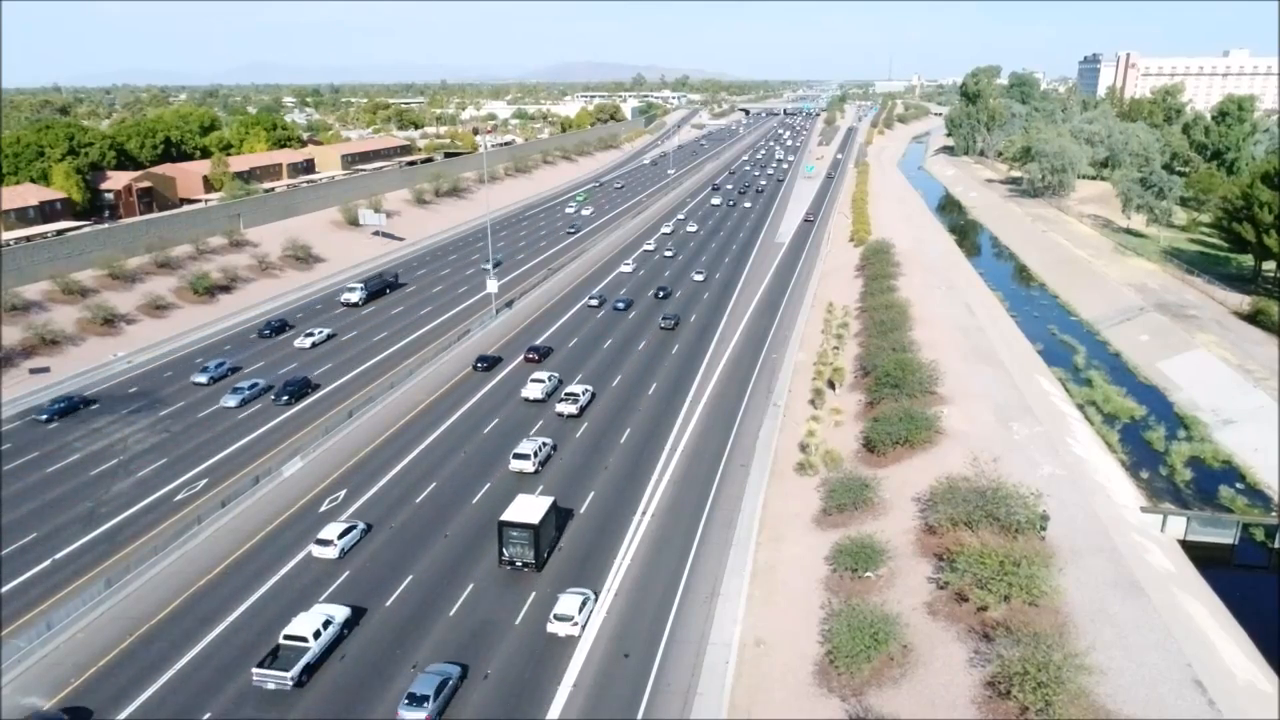
#> input picture frame 31 of sample1.mp4, 1280 x 720 px, given in place of sample17.mp4, which was not available
$ python car_dect_knn.py   (older library calls are emulated)
#> lines starting #> are read from the running program, lines starting #| are printed output that depends on the picture; pictures that were not available may be replaced by others from this repository, and a replacement may not be noted

import cv2
import numpy as np
from imutils.object_detection import non_max_suppression


class MoveDetection:

    def __init__(self, size_kernel=5, threshold=150, size_contour=10, overlap_threshold=0.1):
        self.back_object = cv2.createBackgroundSubtractorKNN()
        self.kernel = cv2.getStructuringElement(cv2.MORPH_RECT, (size_kernel, size_kernel))
        self.threshold = threshold
        self.CONTOUR_SIZE = size_contour
        self.OVERLAP_THRESHOLD = overlap_threshold

    def detect_cars(self, frame):

        # Getting background mask
        mask1 = self.back_object.apply(frame)
        mask2 = cv2.morphologyEx(mask1, cv2.MORPH_ELLIPSE, self.kernel)

        # Removing redundancy mask
        mask3 = cv2.threshold(mask2, self.threshold, 255, cv2.THRESH_BINARY)[1]
        mask = cv2.dilate(mask3, np.ones((20, 20), np.uint8), iterations=1)

        # Getting contours
        im2, contours, hierarchy = cv2.findContours(mask.copy(), cv2.RETR_TREE, cv2.CHAIN_APPROX_SIMPLE)

        # Merging contours
        rectangle = []
        for c in contours:
            (x, y, w, h) = cv2.boundingRect(c)
            if frame.shape[0]/2 > h > self.CONTOUR_SIZE and frame.shape[1]/2 > w > self.CONTOUR_SIZE:
                rectangle.append([x, y, x + w, y + h])

        rectangle = np.array(rectangle)
        pick = non_max_suppression(rectangle, probs=None, overlapThresh=self.OVERLAP_THRESHOLD)

        return mask, pick


if __name__ == '__main__':
    class_move = MoveDetection()
    cam = cv2.VideoCapture("Sample_video/sample17.mp4")
    while True:
        ret, frame = cam.read()
#> frame is the input picture: shape (720, 1280, 3); mean B, G, R 162.8, 163.2, 159
        frame = cv2.resize(frame, (720, 576))
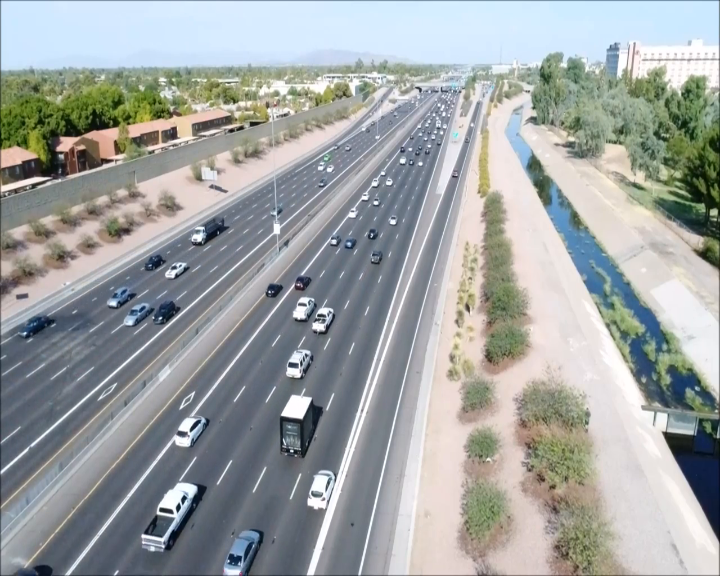
#> frame: shape (576, 720, 3); mean B, G, R 162.7, 163.1, 158.9

        mask, rect_list = class_move.detect_cars(frame)
#> in detect_cars, `mask1 = self.back_object.apply(frame)`: mask1: shape (576, 720); every value is 255
#> in detect_cars, `im2, contours, hierarchy = cv2.findContours(mask.copy(), cv2.RETR_TREE..`: contours = [[[0, 0], [0, 575], [719, 575], [719, 0]]]
#> the loop in detect_cars, `for c in contours:` made 1 pass
#> (c, x, y, w, h) on pass 1: ([[0, 0], [0, 575], [719, 575], [719, 0]], 0, 0, 720, 576)
#> after the loop in detect_cars, `for c in contours:`: rectangle = []
#> in detect_cars, `rectangle = np.array(rectangle)`: rectangle = empty array
#> in detect_cars, `pick = non_max_suppression(rectangle, probs=None, overlapThresh=self.O..`: pick = []
#> rect_list = []

        if rect_list is not None:
            for rect in rect_list:
                frame = cv2.rectangle(frame, (rect[0], rect[1]), (rect[2], rect[3]), (255, 0, 0))
#> this loop made 0 passes

        cv2.imshow("Movement Indicator", frame)
        cv2.imshow("mask", mask)

        key = cv2.waitKey(10)
#> (key Esc is pressed here)
        if key == 27:
            cv2.destroyAllWindows()
            break

$ run again, starting later in the video
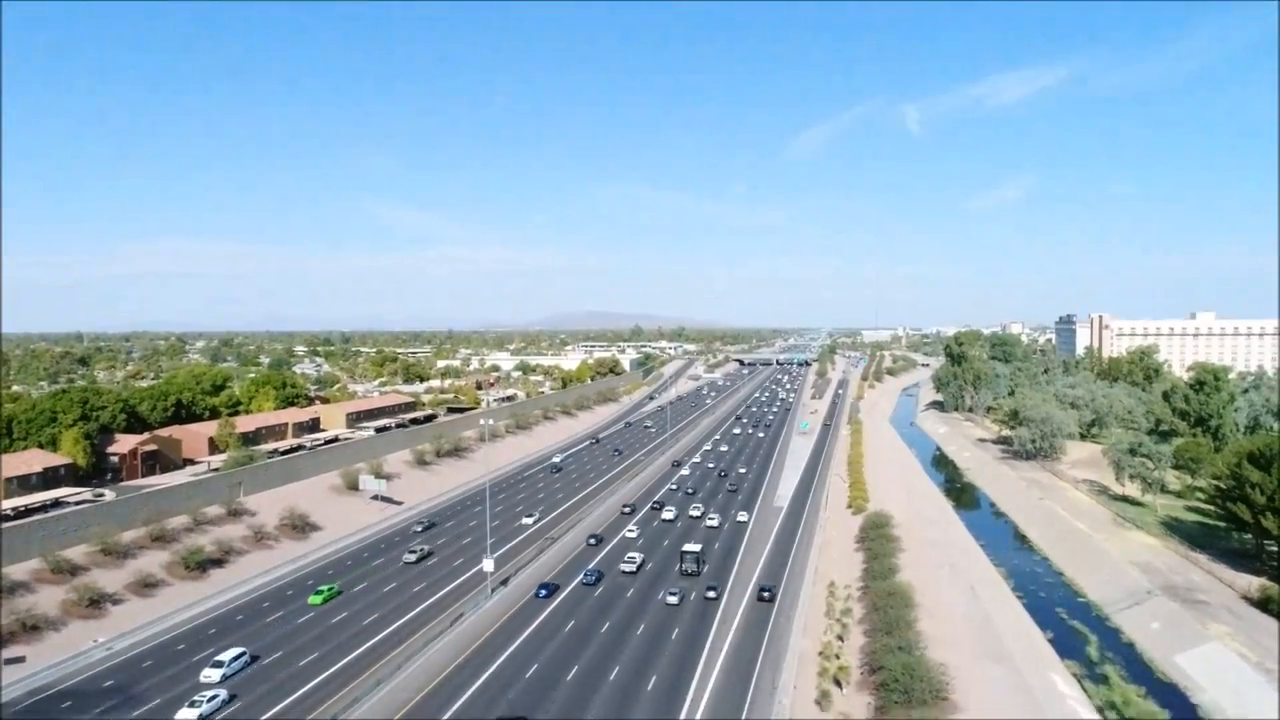
#> input picture frame 140 of sample1.mp4, 1280 x 720 px, given in place of sample17.mp4, which was not available
#> frame is the input picture: shape (720, 1280, 3); mean B, G, R 190, 173.2, 148.4
#> `frame = cv2.resize(frame, (720, 576))`:
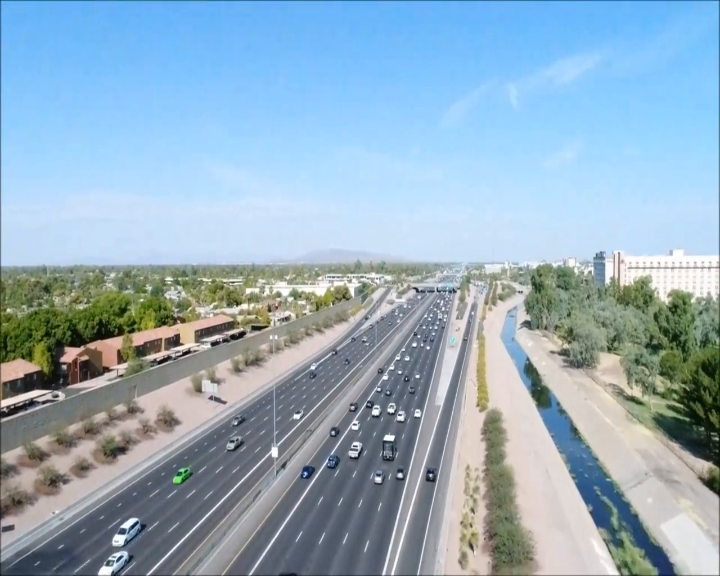
#> frame: shape (576, 720, 3); mean B, G, R 189.9, 173.1, 148.3
#> mask1: shape (576, 720); every value is 255
#> contours = [[[0, 0], [0, 575], [719, 575], [719, 0]]]
#> the loop in detect_cars, `for c in contours:` made 1 pass
#> (c, x, y, w, h) on pass 1: ([[0, 0], [0, 575], [719, 575], [719, 0]], 0, 0, 720, 576)
#> after the loop in detect_cars, `for c in contours:`: rectangle = []
#> in detect_cars, `rectangle = np.array(rectangle)`: rectangle = empty array
#> pick = []

$ run again, starting later in the video
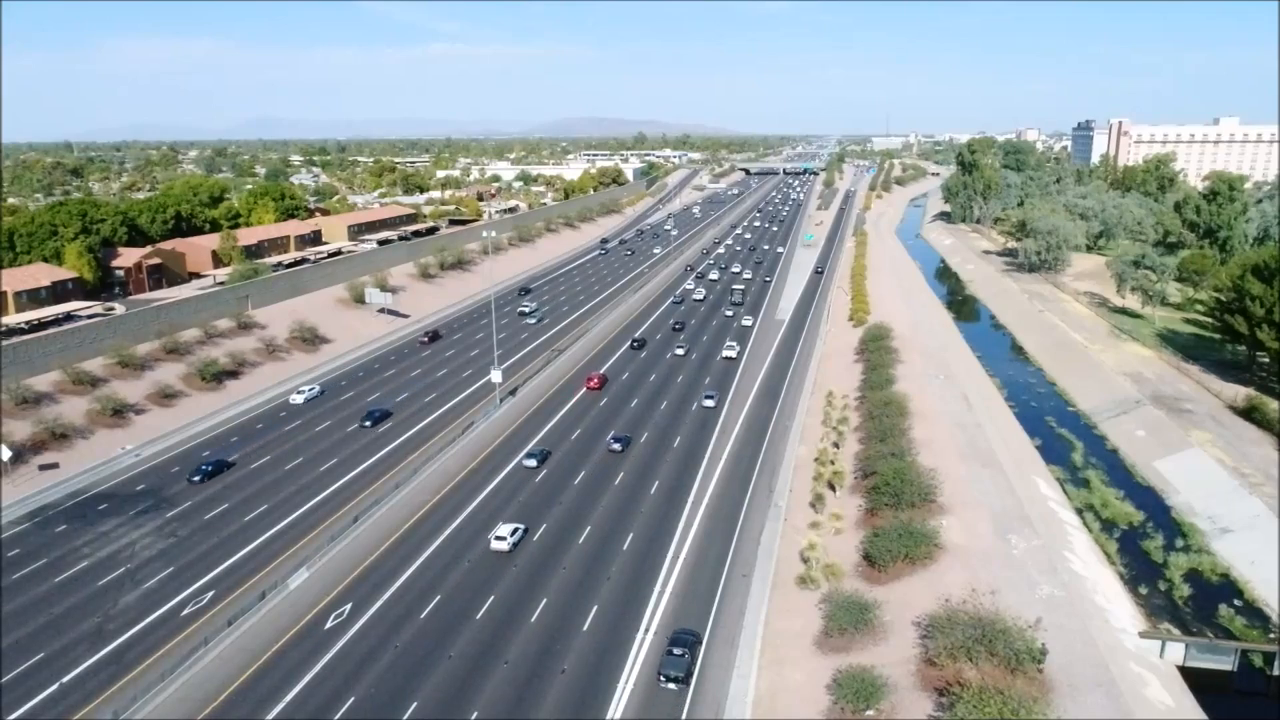
#> input picture frame 250 of sample1.mp4, 1280 x 720 px, given in place of sample17.mp4, which was not available
#> frame is the input picture: shape (720, 1280, 3); mean B, G, R 157.2, 154.7, 146.8
#> `frame = cv2.resize(frame, (720, 576))`:
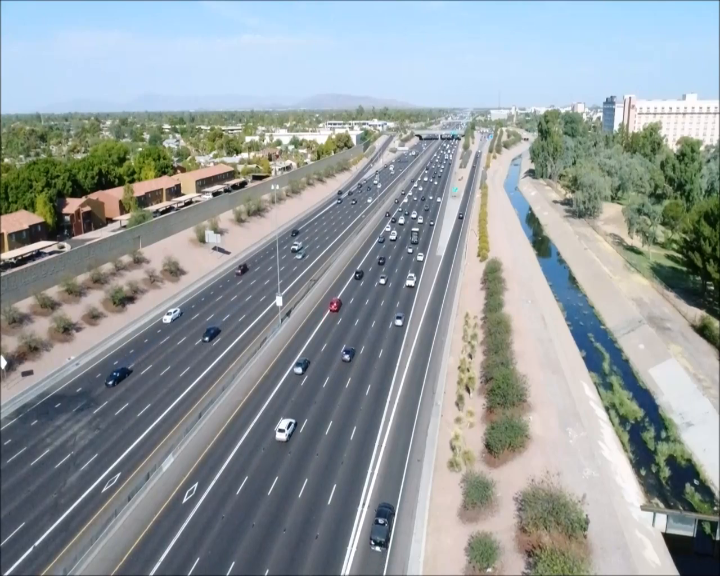
#> frame: shape (576, 720, 3); mean B, G, R 157.1, 154.6, 146.7
#> mask1: shape (576, 720); every value is 255
#> contours = [[[0, 0], [0, 575], [719, 575], [719, 0]]]
#> the loop in detect_cars, `for c in contours:` made 1 pass
#> (c, x, y, w, h) on pass 1: ([[0, 0], [0, 575], [719, 575], [719, 0]], 0, 0, 720, 576)
#> after the loop in detect_cars, `for c in contours:`: rectangle = []
#> in detect_cars, `rectangle = np.array(rectangle)`: rectangle = empty array
#> pick = []
